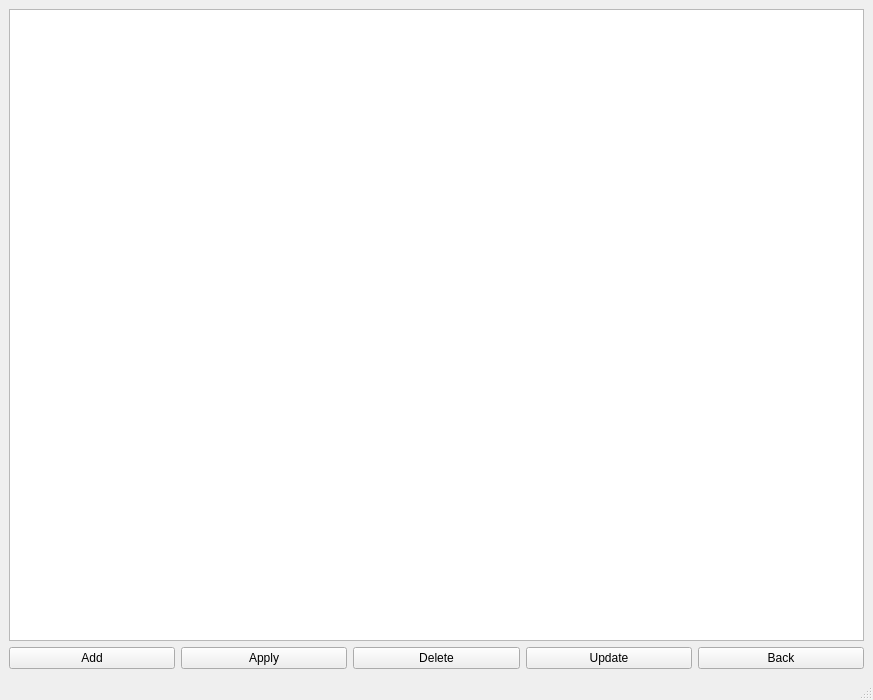
<?xml version="1.0" encoding="UTF-8"?>
<ui version="4.0">
 <class>BossDataBase</class>
 <widget class="QMainWindow" name="BossDataBase">
  <property name="geometry">
   <rect>
    <x>0</x>
    <y>0</y>
    <width>873</width>
    <height>700</height>
   </rect>
  </property>
  <property name="windowTitle">
   <string>MainWindow</string>
  </property>
  <widget class="QWidget" name="centralwidget">
   <layout class="QGridLayout" name="gridLayout">
    <item row="1" column="4">
     <widget class="QPushButton" name="BossBackButton">
      <property name="text">
       <string>Back</string>
      </property>
     </widget>
    </item>
    <item row="1" column="2">
     <widget class="QPushButton" name="BossDeleteButton">
      <property name="text">
       <string>Delete</string>
      </property>
     </widget>
    </item>
    <item row="0" column="0" colspan="5">
     <widget class="QTableView" name="BossDBTableView"/>
    </item>
    <item row="1" column="0">
     <widget class="QPushButton" name="BossAddButton">
      <property name="text">
       <string>Add</string>
      </property>
     </widget>
    </item>
    <item row="1" column="1">
     <widget class="QPushButton" name="ApplyButton">
      <property name="text">
       <string>Apply</string>
      </property>
     </widget>
    </item>
    <item row="1" column="3">
     <widget class="QPushButton" name="UpdateButton">
      <property name="text">
       <string>Update</string>
      </property>
     </widget>
    </item>
   </layout>
  </widget>
  <widget class="QMenuBar" name="menubar">
   <property name="geometry">
    <rect>
     <x>0</x>
     <y>0</y>
     <width>873</width>
     <height>21</height>
    </rect>
   </property>
  </widget>
  <widget class="QStatusBar" name="statusbar"/>
 </widget>
 <resources/>
 <connections/>
</ui>
